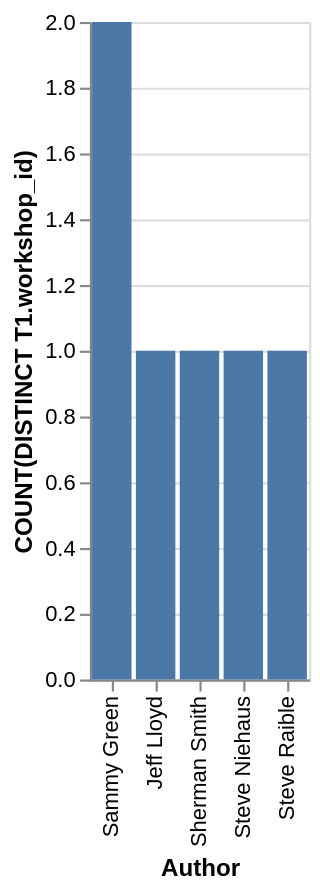

Write a Vega-Lite specification for this figure.
### Vega-Lite specification from a JSON file in a GitHub repository (floating-point values rounded to 4 significant figures)
{"data": {"values": [{"x_data": "Jeff Lloyd", "y_data": 1}, {"x_data": "Sammy Green", "y_data": 2}, {"x_data": "Sherman Smith", "y_data": 1}, {"x_data": "Steve Niehaus", "y_data": 1}, {"x_data": "Steve Raible", "y_data": 1}]}, "mark": "bar", "encoding": {"x": {"field": "x_data", "type": "nominal", "title": "Author", "sort": {"op": "sum", "field": "y_data", "order": "descending"}}, "y": {"field": "y_data", "type": "quantitative", "title": "COUNT(DISTINCT T1.workshop_id)"}}}
